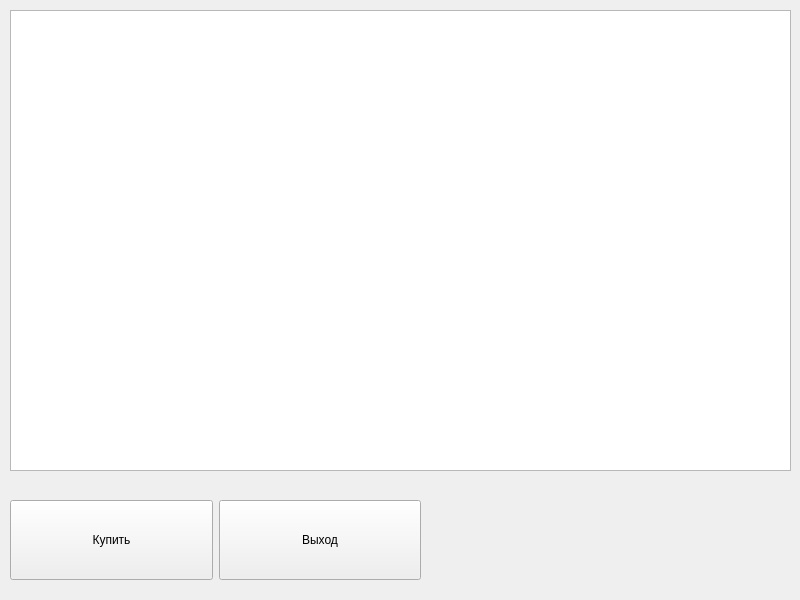
<?xml version="1.0" encoding="UTF-8"?>
<ui version="4.0">
 <class>MainWindow</class>
 <widget class="QMainWindow" name="MainWindow">
  <property name="geometry">
   <rect>
    <x>0</x>
    <y>0</y>
    <width>800</width>
    <height>600</height>
   </rect>
  </property>
  <property name="windowTitle">
   <string>MainWindow</string>
  </property>
  <widget class="QWidget" name="centralwidget">
   <widget class="QWidget" name="horizontalLayoutWidget">
    <property name="geometry">
     <rect>
      <x>10</x>
      <y>500</y>
      <width>411</width>
      <height>80</height>
     </rect>
    </property>
    <layout class="QHBoxLayout" name="horizontalLayout">
     <item>
      <widget class="QPushButton" name="buy_button">
       <property name="sizePolicy">
        <sizepolicy hsizetype="Minimum" vsizetype="Expanding">
         <horstretch>0</horstretch>
         <verstretch>0</verstretch>
        </sizepolicy>
       </property>
       <property name="text">
        <string>Купить</string>
       </property>
      </widget>
     </item>
     <item>
      <widget class="QPushButton" name="exit_button">
       <property name="sizePolicy">
        <sizepolicy hsizetype="Minimum" vsizetype="Expanding">
         <horstretch>0</horstretch>
         <verstretch>0</verstretch>
        </sizepolicy>
       </property>
       <property name="text">
        <string>Выход</string>
       </property>
      </widget>
     </item>
    </layout>
   </widget>
   <widget class="QListWidget" name="shop_list">
    <property name="geometry">
     <rect>
      <x>10</x>
      <y>10</y>
      <width>781</width>
      <height>461</height>
     </rect>
    </property>
    <property name="font">
     <font>
      <pointsize>16</pointsize>
     </font>
    </property>
    <property name="styleSheet">
     <string notr="true"/>
    </property>
   </widget>
  </widget>
 </widget>
 <resources/>
 <connections/>
</ui>
